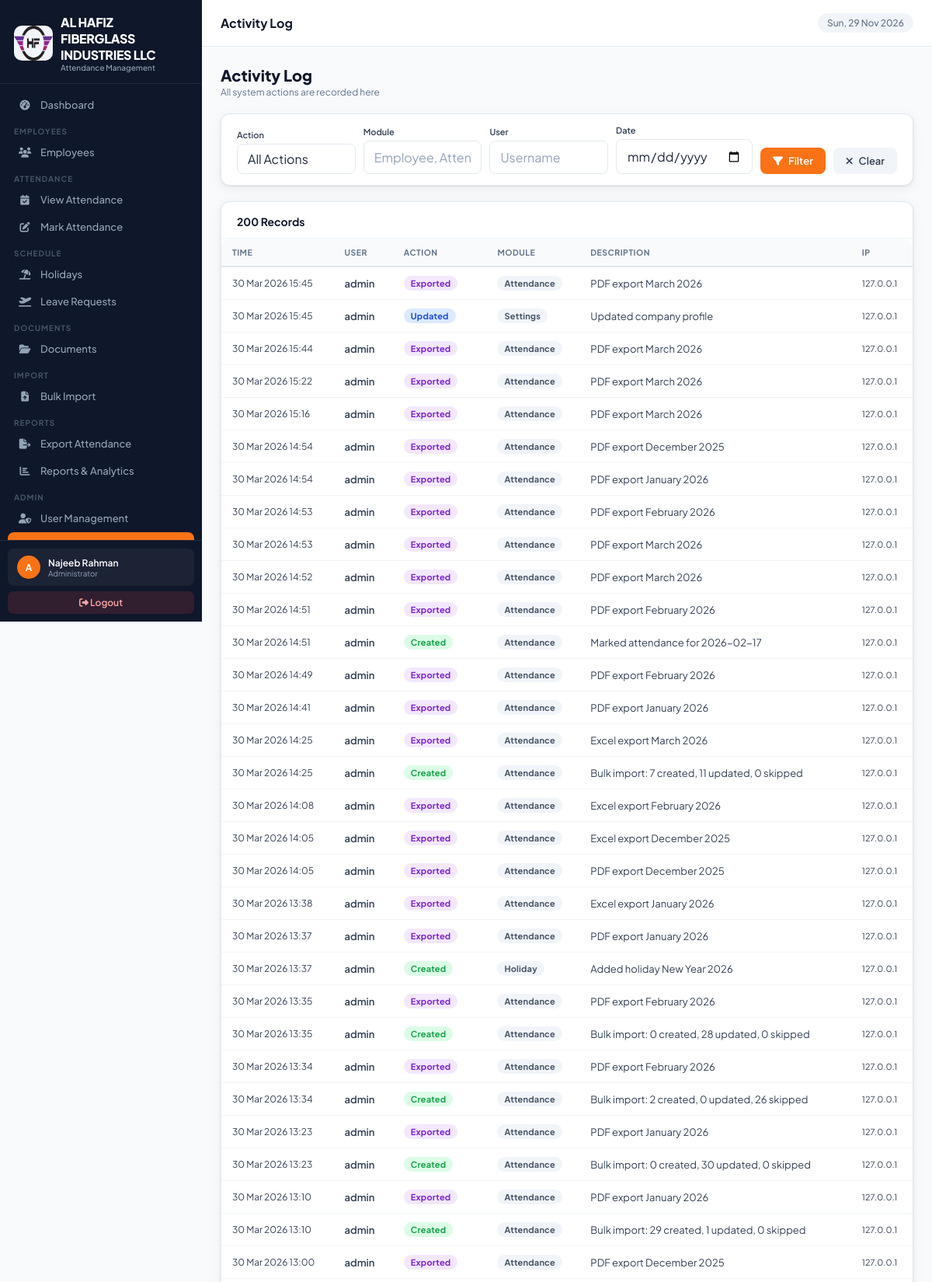
Screenshot of /activity/ (signed in, upper part) with the database file from the repository.
### attendance_app/models.py (models this page shows, shortened)
class CompanySettings(models.Model):
    company_name    = models.CharField(max_length=200, default='Your Company Name')
    company_address = models.TextField(default='Your Address, Dubai, UAE')
    company_phone   = models.CharField(max_length=50, blank=True, default='')
    company_email   = models.EmailField(blank=True, default='')
    company_website = models.URLField(blank=True, default='')
    company_trn     = models.CharField(max_length=50, blank=True, default='', verbose_name='TRN / Tax No.')
    logo            = models.ImageField(upload_to='company/', blank=True, null=True)
    default_in_time  = models.TimeField(default=datetime.time(7, 0))
    default_out_time = models.TimeField(default=datetime.time(17, 0))
    work_days        = models.CharField(
        max_length=20, default='Mon-Sat',
        help_text='e.g. Mon-Sat, Mon-Fri'
    )
    weekend_day      = models.CharField(
        max_length=20, default='Sunday',
        choices=[('Sunday','Sunday'),('Friday','Friday'),('Saturday','Saturday'),('Friday-Saturday','Fri & Sat')],
    )
    timezone_name    = models.CharField(max_length=60, default='Asia/Dubai')
    date_format      = models.CharField(
        max_length=20, default='d-m-Y',
        choices=[('d-m-Y','DD-MM-YYYY'),('m/d/Y','MM/DD/YYYY'),('Y-m-d','YYYY-MM-DD')],
    )
    updated_at       = models.DateTimeField(auto_now=True)
    class Meta:
        verbose_name = 'Company Settings'
    @classmethod
    def get_settings(cls):
        obj, _ = cls.objects.get_or_create(pk=1)
        return obj

class ActivityLog(models.Model):
    ACTION_CHOICES = [
        ('create', 'Created'),
        ('update', 'Updated'),
        ('delete', 'Deleted'),
        ('login', 'Logged In'),
        ('logout', 'Logged Out'),
        ('export', 'Exported'),
        ('view', 'Viewed'),
    ]
    user = models.ForeignKey(User, on_delete=models.SET_NULL, null=True, blank=True)
    action = models.CharField(max_length=20, choices=ACTION_CHOICES)
    model_name = models.CharField(max_length=100)
    object_id = models.IntegerField(null=True, blank=True)
    object_repr = models.CharField(max_length=300, blank=True)
    description = models.TextField(blank=True)
    ip_address = models.GenericIPAddressField(null=True, blank=True)
    timestamp = models.DateTimeField(auto_now_add=True)
    class Meta:
        ordering = ['-timestamp']

### attendance_app/views.py (the view)
# urls.py: path('activity/', views.activity_log, name='activity_log'),
@login_required
def activity_log(request):
    if not has_perm(request.user, 'activity_view'):
        messages.error(request, 'Access denied.')
        return redirect('dashboard')
    logs = ActivityLog.objects.select_related('user').all()
    action_filter = request.GET.get('action', '')
    model_filter = request.GET.get('model', '')
    user_filter = request.GET.get('user', '')
    date_filter = request.GET.get('date', '')
    if action_filter:
        logs = logs.filter(action=action_filter)
    if model_filter:
        logs = logs.filter(model_name__icontains=model_filter)
    if user_filter:
        logs = logs.filter(user__username__icontains=user_filter)
    if date_filter:
        logs = logs.filter(timestamp__date=date_filter)
    return render(request, 'attendance_app/activity_log.html', {
        'logs': logs[:200],
        'action_choices': ActivityLog.ACTION_CHOICES,
        'action_filter': action_filter,
        'model_filter': model_filter,
        'user_filter': user_filter,
        'date_filter': date_filter,
    })

### attendance_app/context_processors.py (called while the page is built)
def company_settings(request):
    return {
        'company': CompanySettings.get_settings()
    }

def user_permissions(request):
    if request.user.is_authenticated:
        if request.user.is_superuser:
            perms = [p[0] for p in UserPermission.PERMISSION_CHOICES]
        else:
            try:
                up = UserPermission.objects.get(user=request.user)
                perms = up.permissions
            except UserPermission.DoesNotExist:
                perms = []
        is_portal_user = False
        try:
            if request.user.employee_profile:
                is_portal_user = True
        except Exception:
            pass
        return {
            'user_perms': perms,
            'is_admin': request.user.is_superuser,
            'is_portal_user': is_portal_user,
        }
    return {'user_perms': [], 'is_admin': False, 'is_portal_user': False}

### attendance_app/views.py (called while the page is built)
def has_perm(user, perm):
    if user.is_superuser:
        return True
    try:
        up = UserPermission.objects.get(user=user)
        return perm in up.permissions
    except UserPermission.DoesNotExist:
        return False

### attendance_app/templates/attendance_app/activity_log.html (shortened to what this page needs)
{% extends 'attendance_app/base.html' %}
{% block page_title %}Activity Log{% endblock %}
{% block content %}
<div class="page-header">
  <div>
    <div class="page-header-title">Activity Log</div>
    <div class="page-header-sub">All system actions are recorded here</div>
  </div>
</div>
<div class="card" style="margin-bottom:20px">
  <div class="card-body" style="padding:14px 20px">
    <form method="get" style="display:flex;gap:10px;flex-wrap:wrap;align-items:flex-end">
      <div class="form-group" style="margin:0;flex:1;min-width:140px">
        <label class="form-label" style="font-size:11px">Action</label>
        <select name="action" class="form-control">
          <option value="">All Actions</option>
        </select>
      </div>
      <div class="form-group" style="margin:0;flex:1;min-width:140px">
        <label class="form-label" style="font-size:11px">Module</label>
        <input type="text" name="model" class="form-control" placeholder="Employee, Attendance..." value="{{ model_filter }}">
      </div>
      <div class="form-group" style="margin:0;flex:1;min-width:140px">
        <label class="form-label" style="font-size:11px">User</label>
        <input type="text" name="user" class="form-control" placeholder="Username" value="{{ user_filter }}">
      </div>
      <div class="form-group" style="margin:0">
        <label class="form-label" style="font-size:11px">Date</label>
        <input type="date" name="date" class="form-control" value="{{ date_filter }}">
      </div>
      <button type="submit" class="btn btn-primary" style="margin-bottom:0"><i class="fas fa-filter"></i> Filter</button>
      <a href="{% url 'activity_log' %}" class="btn btn-secondary" style="margin-bottom:0"><i class="fas fa-xmark"></i> Clear</a>
    </form>
  </div>
</div>
<div class="card">
  <div class="card-header"><span class="card-title">{{ logs|length }} Records</span></div>
  <div class="table-wrap">
    {% if logs %}
    <table class="data-table">
      <thead>
        <tr>
          <th>Time</th>
          <th>User</th>
          <th>Action</th>
          <th>Module</th>
          <th>Description</th>
          <th>IP</th>
        </tr>
      </thead>
      <tbody>
        {% for log in logs %}
        <tr>
          <td style="white-space:nowrap;font-size:12px">{{ log.timestamp|date:"d M Y H:i" }}</td>
          <td>
            <div style="font-weight:600;font-size:13px">{{ log.user.username|default:"System" }}</div>
          </td>
          <td>
            <span class="badge {% if log.action == 'create' %}badge-green{% elif log.action == 'delete' %}badge-red{% elif log.action == 'update' %}badge-blue{% elif log.action == 'login' %}badge-orange{% elif log.action == 'export' %}badge-purple{% else %}badge-gray{% endif %}">
              {{ log.get_action_display }}
            </span>
          </td>
          <td><span class="badge badge-gray">{{ log.model_name }}</span></td>
          <td class="text-muted">{{ log.description|truncatechars:80 }}</td>
          <td class="text-muted" style="font-size:11px">{{ log.ip_address|default:"—" }}</td>
        </tr>
        {% endfor %}
      </tbody>
    </table>
    {% else %}
    <div class="empty-state"><i class="fas fa-clock-rotate-left"></i><p>No activity records found</p></div>
    {% endif %}
  </div>
</div>
{% endblock %}

### attendance_app/templates/attendance_app/base.html (shortened to what this page needs)
{% load static %}
{% load attendance_tags %}
<!DOCTYPE html>
<html lang="en">
<head>
<link rel="stylesheet" href="https://cdnjs.cloudflare.com/ajax/libs/font-awesome/6.5.0/css/all.min.css">
</head>
<body>
<nav class="sidebar" id="sidebar">
  <div class="sidebar-logo">
    <div class="brand">
      <div class="logo-icon"> {% if company.logo %}
<img src="{{ company.logo.url }}" class="logoimg">
{% endif %} </div>
      <div><div class="brand-name">{{ company.company_name }}</div><div class="brand-sub">Attendance Management</div></div>
    </div>
  </div>
  <div class="sidebar-nav">
    {% if 'dashboard_view' in user_perms or is_admin %}
    <a href="{% url 'dashboard' %}" class="nav-item {% if request.resolver_match.url_name == 'dashboard' %}active{% endif %}" onclick="closeSidebar()">
      <span class="nav-icon"><i class="fas fa-gauge-high"></i></span> Dashboard
    </a>
    {% endif %}
    {% if 'employee_view' in user_perms or is_admin %}
    <div class="nav-label">Employees</div>
    <a href="{% url 'employee_list' %}" class="nav-item {% if 'employee' in request.resolver_match.url_name %}active{% endif %}" onclick="closeSidebar()">
      <span class="nav-icon"><i class="fas fa-users"></i></span> Employees
    </a>
    {% endif %}
    {% if 'attendance_view' in user_perms or is_admin %}
    <div class="nav-label">Attendance</div>
    <a href="{% url 'attendance_list' %}" class="nav-item {% if request.resolver_match.url_name == 'attendance_list' %}active{% endif %}" onclick="closeSidebar()">
      <span class="nav-icon"><i class="fas fa-calendar-check"></i></span> View Attendance
    </a>
    {% endif %}
    {% if 'attendance_add' in user_perms or is_admin %}
    <a href="{% url 'attendance_mark' %}" class="nav-item {% if request.resolver_match.url_name == 'attendance_mark' %}active{% endif %}" onclick="closeSidebar()">
      <span class="nav-icon"><i class="fas fa-pen-to-square"></i></span> Mark Attendance
    </a>
    {% endif %}
    {% if 'holiday_view' in user_perms or is_admin %}
    <div class="nav-label">Schedule</div>
    <a href="{% url 'holiday_list' %}" class="nav-item {% if 'holiday' in request.resolver_match.url_name %}active{% endif %}" onclick="closeSidebar()">
      <span class="nav-icon"><i class="fas fa-umbrella-beach"></i></span> Holidays
    </a>
    {% endif %}
    {% if 'leave_view' in user_perms or is_admin %}
    <a href="{% url 'leave_list' %}" class="nav-item {% if 'leave' in request.resolver_match.url_name %}active{% endif %}" onclick="closeSidebar()">
      <span class="nav-icon"><i class="fas fa-plane-departure"></i></span> Leave Requests
    </a>
    {% endif %}
    {% if 'employee_view' in user_perms or is_admin %}
    <div class="nav-label">Documents</div>
    <a href="{% url 'document_list' %}" class="nav-item {% if 'document' in request.resolver_match.url_name or 'doctype' in request.resolver_match.url_name %}active{% endif %}" onclick="closeSidebar()">
      <span class="nav-icon"><i class="fas fa-folder-open"></i></span> Documents
    </a>
    {% endif %}
    {% if is_admin or 'employee_add' in user_perms %}
    <div class="nav-label">Import</div>
    <a href="{% url 'import_hub' %}" class="nav-item {% if 'import' in request.resolver_match.url_name %}active{% endif %}" onclick="closeSidebar()">
      <span class="nav-icon"><i class="fas fa-file-arrow-up"></i></span> Bulk Import
    </a>
    {% endif %}
    {% if 'export_view' in user_perms or is_admin %}
    <div class="nav-label">Reports</div>
    <a href="{% url 'export_attendance' %}" class="nav-item {% if request.resolver_match.url_name == 'export_attendance' %}active{% endif %}" onclick="closeSidebar()">
      <span class="nav-icon"><i class="fas fa-file-export"></i></span> Export Attendance
    </a>
    <a href="{% url 'reports' %}" class="nav-item {% if 'report' in request.resolver_match.url_name %}active{% endif %}" onclick="closeSidebar()">
      <span class="nav-icon"><i class="fas fa-chart-bar"></i></span> Reports & Analytics
    </a>
    {% endif %}
    {% if is_admin or 'user_manage' in user_perms %}
    <div class="nav-label">Admin</div>
    <a href="{% url 'user_list' %}" class="nav-item {% if 'user' in request.resolver_match.url_name %}active{% endif %}" onclick="closeSidebar()">
      <span class="nav-icon"><i class="fas fa-user-shield"></i></span> User Management
    </a>
    {% endif %}
    {% if 'activity_view' in user_perms or is_admin %}
    <a href="{% url 'activity_log' %}" class="nav-item {% if request.resolver_match.url_name == 'activity_log' %}active{% endif %}" onclick="closeSidebar()">
      <span class="nav-icon"></span> Activity Log
    </a>
    {% endif %}
  </div>
  <div class="sidebar-bottom">
    <div class="user-card">
      <div class="user-avatar">{{ request.user.username|first|upper }}</div>
      <div class="user-info">
        <div class="user-name">{{ request.user.get_full_name|default:request.user.username }}</div>
        <div class="user-role">{% if request.user.is_superuser %}Administrator{% else %}Staff{% endif %}</div>
      </div>
    </div>
    <a href="{% url 'logout' %}" class="logout-btn"><i class="fas fa-sign-out-alt"></i> Logout</a>
  </div>
</nav>
<div class="main">
  <div class="topbar">
    <div class="topbar-left">
      <div class="topbar-title">{% block page_title %}Dashboard{% endblock %}</div>
    </div>
    <div class="topbar-right">
      <span class="topbar-date" id="topbar-date"></span>
    </div>
  </div>
  <div class="page-content">
    {% block content %}{% endblock %}
  </div>
</div>
</body>
</html>

### rows the page displays
CompanySettings: logo (picture), company_name "AL HAFIZ FIBERGLASS INDUSTRIES LLC"
ActivityLog: timestamp "30 Mar 2026 15:45", user.username "admin", action "Exported", model_name "Attendance", description "PDF export March 2026", ip_address "127.0.0.1"
ActivityLog: timestamp "30 Mar 2026 15:45", user.username "admin", action "Updated", model_name "Settings", description "Updated company profile", ip_address "127.0.0.1"
ActivityLog: timestamp "30 Mar 2026 15:44", user.username "admin", action "Exported", model_name "Attendance", description "PDF export March 2026", ip_address "127.0.0.1"
ActivityLog: timestamp "30 Mar 2026 15:22", user.username "admin", action "Exported", model_name "Attendance", description "PDF export March 2026", ip_address "127.0.0.1"
ActivityLog: timestamp "30 Mar 2026 15:16", user.username "admin", action "Exported", model_name "Attendance", description "PDF export March 2026", ip_address "127.0.0.1"
ActivityLog: timestamp "30 Mar 2026 14:54", user.username "admin", action "Exported", model_name "Attendance", description "PDF export December 2025", ip_address "127.0.0.1"
ActivityLog: timestamp "30 Mar 2026 14:54", user.username "admin", action "Exported", model_name "Attendance", description "PDF export January 2026", ip_address "127.0.0.1"
ActivityLog: timestamp "30 Mar 2026 14:53", user.username "admin", action "Exported", model_name "Attendance", description "PDF export February 2026", ip_address "127.0.0.1"
ActivityLog: timestamp "30 Mar 2026 14:53", user.username "admin", action "Exported", model_name "Attendance", description "PDF export March 2026", ip_address "127.0.0.1"
ActivityLog: timestamp "30 Mar 2026 14:52", user.username "admin", action "Exported", model_name "Attendance", description "PDF export March 2026", ip_address "127.0.0.1"
ActivityLog: timestamp "30 Mar 2026 14:51", user.username "admin", action "Exported", model_name "Attendance", description "PDF export February 2026", ip_address "127.0.0.1"
ActivityLog: timestamp "30 Mar 2026 14:51", user.username "admin", action "Created", model_name "Attendance", description "Marked attendance for 2026-02-17", ip_address "127.0.0.1"
ActivityLog: timestamp "30 Mar 2026 14:49", user.username "admin", action "Exported", model_name "Attendance", description "PDF export February 2026", ip_address "127.0.0.1"
ActivityLog: timestamp "30 Mar 2026 14:41", user.username "admin", action "Exported", model_name "Attendance", description "PDF export January 2026", ip_address "127.0.0.1"
ActivityLog: timestamp "30 Mar 2026 14:25", user.username "admin", action "Exported", model_name "Attendance", description "Excel export March 2026", ip_address "127.0.0.1"
ActivityLog: timestamp "30 Mar 2026 14:25", user.username "admin", action "Created", model_name "Attendance", description "Bulk import: 7 created, 11 updated, 0 skipped", ip_address "127.0.0.1"
ActivityLog: timestamp "30 Mar 2026 14:08", user.username "admin", action "Exported", model_name "Attendance", description "Excel export February 2026", ip_address "127.0.0.1"
ActivityLog: timestamp "30 Mar 2026 14:05", user.username "admin", action "Exported", model_name "Attendance", description "Excel export December 2025", ip_address "127.0.0.1"
ActivityLog: timestamp "30 Mar 2026 14:05", user.username "admin", action "Exported", model_name "Attendance", description "PDF export December 2025", ip_address "127.0.0.1"
ActivityLog: timestamp "30 Mar 2026 13:38", user.username "admin", action "Exported", model_name "Attendance", description "Excel export January 2026", ip_address "127.0.0.1"
ActivityLog: timestamp "30 Mar 2026 13:37", user.username "admin", action "Exported", model_name "Attendance", description "PDF export January 2026", ip_address "127.0.0.1"
ActivityLog: timestamp "30 Mar 2026 13:37", user.username "admin", action "Created", model_name "Holiday", description "Added holiday New Year 2026", ip_address "127.0.0.1"
ActivityLog: timestamp "30 Mar 2026 13:35", user.username "admin", action "Exported", model_name "Attendance", description "PDF export February 2026", ip_address "127.0.0.1"
ActivityLog: timestamp "30 Mar 2026 13:35", user.username "admin", action "Created", model_name "Attendance", description "Bulk import: 0 created, 28 updated, 0 skipped", ip_address "127.0.0.1"
ActivityLog: timestamp "30 Mar 2026 13:34", user.username "admin", action "Exported", model_name "Attendance", description "PDF export February 2026", ip_address "127.0.0.1"
ActivityLog: timestamp "30 Mar 2026 13:34", user.username "admin", action "Created", model_name "Attendance", description "Bulk import: 2 created, 0 updated, 26 skipped", ip_address "127.0.0.1"
ActivityLog: timestamp "30 Mar 2026 13:23", user.username "admin", action "Exported", model_name "Attendance", description "PDF export January 2026", ip_address "127.0.0.1"
ActivityLog: timestamp "30 Mar 2026 13:23", user.username "admin", action "Created", model_name "Attendance", description "Bulk import: 0 created, 30 updated, 0 skipped", ip_address "127.0.0.1"
ActivityLog: timestamp "30 Mar 2026 13:10", user.username "admin", action "Exported", model_name "Attendance", description "PDF export January 2026", ip_address "127.0.0.1"
ActivityLog: timestamp "30 Mar 2026 13:10", user.username "admin", action "Created", model_name "Attendance", description "Bulk import: 29 created, 1 updated, 0 skipped", ip_address "127.0.0.1"
ActivityLog: timestamp "30 Mar 2026 13:00", user.username "admin", action "Exported", model_name "Attendance", description "PDF export December 2025", ip_address "127.0.0.1"

### other values shown
{{ request.user.username|first|upper }} "A"
{{ request.user.get_full_name|default:request.user.username }} "Najeeb Rahman"
{{ logs|length }} "200"
